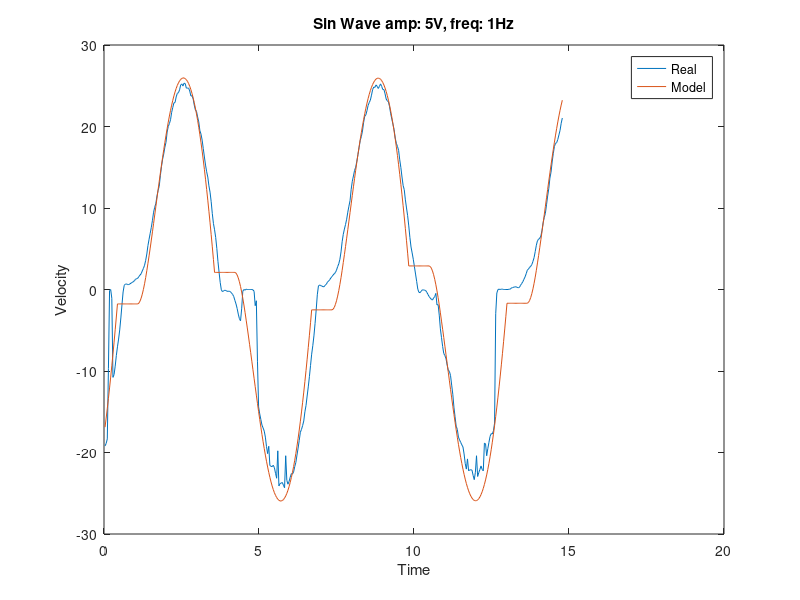
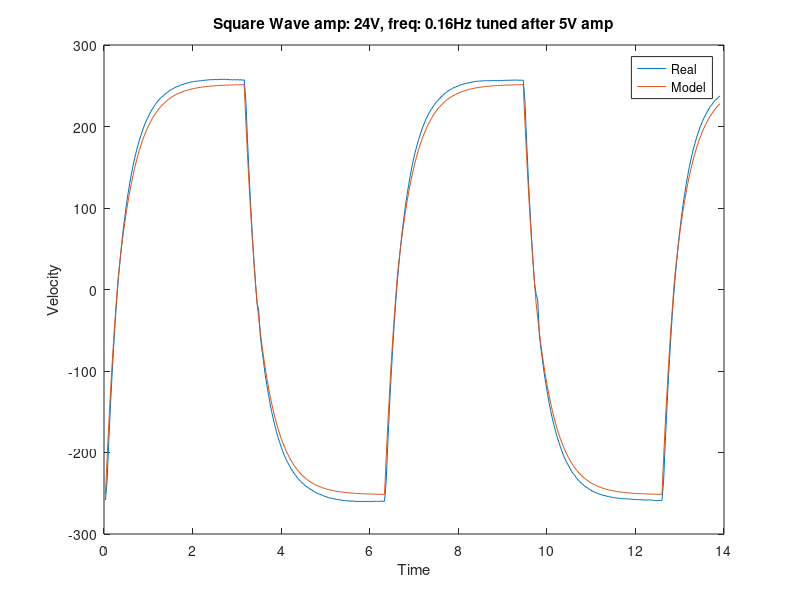
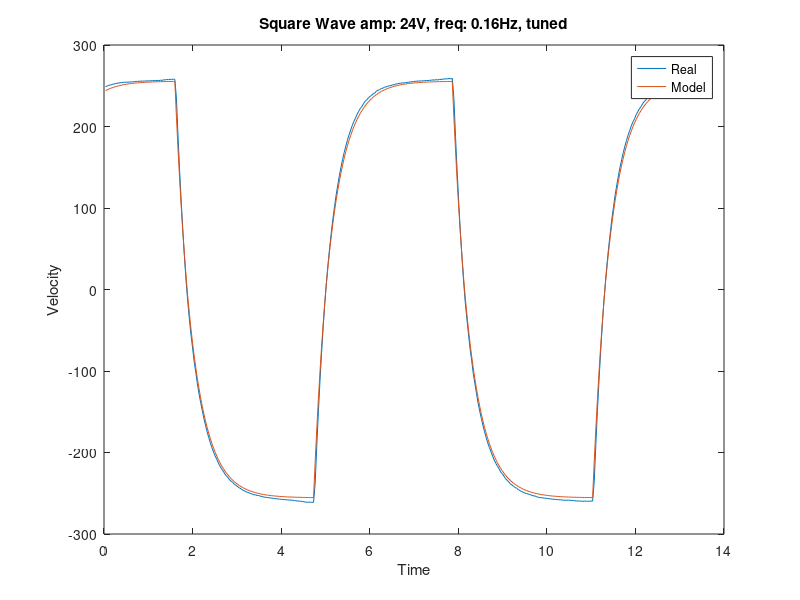
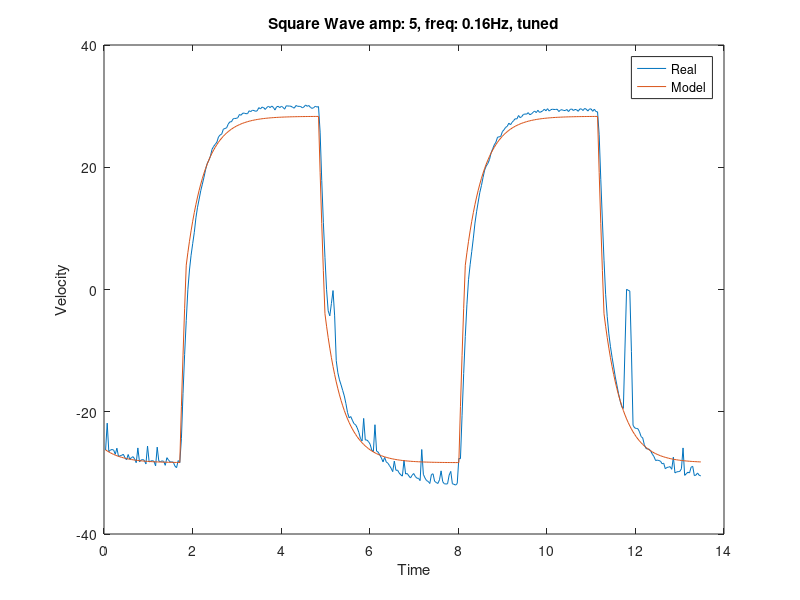

The MATLAB source for these figures, in order:
close all, clear all, clc
%% 1

% Collect data
load('./Datafiles/l2_sin_amp5_freq1.mat');
x = l2_sin_amp5_freq1.X(:,1);
y1 = l2_sin_amp5_freq1.Y(:,1);
y2 = l2_sin_amp5_freq1.Y(:,2);

% Plotting
figure
plot(x.Data,y2.Data,x.Data,y1.Data)
legend('Real','Model')
title('Sin Wave amp: 5V, freq: 1Hz')
ylabel('Velocity')
xlabel('Time')

%% 2
% Collect data
load('./Datafiles/l2_sq_amp24_freq016_d_tuned_after_fc_5amp_tuned');
x = l2_sq_amp24_freq016_d_tuned_aft.X(:,1);
y1 = l2_sq_amp24_freq016_d_tuned_aft.Y(:,1);
y2 = l2_sq_amp24_freq016_d_tuned_aft.Y(:,2);

% Plotting
figure
plot(x.Data,y2.Data,x.Data,y1.Data)
legend('Real','Model')
title('Square Wave amp: 24V, freq: 0.16Hz tuned after 5V amp')
ylabel('Velocity')
xlabel('Time')

%% 3
% Collect data
load('./Datafiles/l2_sq_amp24_freq016_fc_tuned.mat');
x = l2_sq_amp24_freq016_fc_tuned.X(:,1);
y1 = l2_sq_amp24_freq016_fc_tuned.Y(:,1);
y2 = l2_sq_amp24_freq016_fc_tuned.Y(:,2);

% Plotting
figure
plot(x.Data,y2.Data,x.Data,y1.Data)
legend('Real','Model')
title('Square Wave amp: 24V, freq: 0.16Hz, tuned')
ylabel('Velocity')
xlabel('Time')

%% 4
% Collect data
load('./Datafiles/l2_sq_amp5_freq016_fc_tuned');
x = l2_sq_amp5_freq016_fc_tuned.X(:,1);
y1 = l2_sq_amp5_freq016_fc_tuned.Y(:,1);
y2 = l2_sq_amp5_freq016_fc_tuned.Y(:,2);

% Plotting
figure
plot(x.Data,y2.Data,x.Data,y1.Data)
legend('Real','Model')
title('Square Wave amp: 5, freq: 0.16Hz, tuned')
ylabel('Velocity')
xlabel('Time')

%%LEVEL 1
%% 5
% Collect data
load('./Datafiles/sq_amp24_freq016');
x = sq_amp24_freq016.X(:,1);
y1 = sq_amp24_freq016.Y(:,1);
y2 = sq_amp24_freq016.Y(:,2);

% Plotting
figure
plot(x.Data,y2.Data,x.Data,y1.Data)
legend('Real','Model')
title('Square Wave amp: 24V, freq: 0.16Hz')
ylabel('Velocity')
xlabel('Time')

%% 6
% Collect data
load('./Datafiles/sq_amp24_freq016_d_J_tuned.mat');
x = sq_amp24_freq016_d_J_tuned.X(:,1);
y1 = sq_amp24_freq016_d_J_tuned.Y(:,1);
y2 = sq_amp24_freq016_d_J_tuned.Y(:,2);

% Plotting
figure
plot(x.Data,y2.Data,x.Data,y1.Data)
legend('Real','Model')
title('Square Wave amp: 24V, freq: 0.16Hz, J&d-tuned')
ylabel('Velocity')
xlabel('Time')

%% 7
% Collect data
load('./Datafiles/sq_amp24_freq016_d_tuned');
x = sq_amp24_freq016_d_tuned.X(:,1);
y1 = sq_amp24_freq016_d_tuned.Y(:,1);
y2 = sq_amp24_freq016_d_tuned.Y(:,2);

% Plotting
figure
plot(x.Data,y2.Data,x.Data,y1.Data)
legend('Real','Model')
title('Square Wave amp: 24V, freq: 0.16Hz, d-tuned')
ylabel('Velocity')
xlabel('Time')

%% 8
% Collect data
load('./Datafiles/sq_amp5_freq016.mat');
x = sq_amp5_freq016.X(:,1);
y1 = sq_amp5_freq016.Y(:,1);
y2 = sq_amp5_freq016.Y(:,2);

% Plotting
figure
plot(x.Data,y2.Data,x.Data,y1.Data)
legend('Real','Model')
title('Square Wave amp: 5V, freq: 0.16Hz')
ylabel('Velocity')
xlabel('Time')

